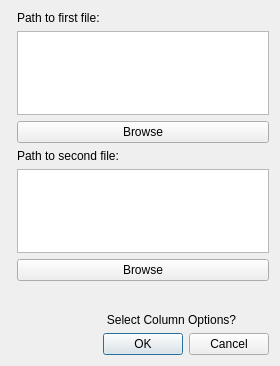
<?xml version="1.0" encoding="UTF-8"?>
<ui version="4.0">
 <class>Dialog</class>
 <widget class="QDialog" name="Dialog">
  <property name="geometry">
   <rect>
    <x>0</x>
    <y>0</y>
    <width>280</width>
    <height>366</height>
   </rect>
  </property>
  <property name="windowTitle">
   <string>Dialog</string>
  </property>
  <layout class="QFormLayout" name="formLayout">
   <item row="2" column="1">
    <widget class="QLabel" name="label">
     <property name="text">
      <string>Path to first file:</string>
     </property>
    </widget>
   </item>
   <item row="3" column="1">
    <widget class="QPlainTextEdit" name="plainTextEdit"/>
   </item>
   <item row="4" column="1">
    <widget class="QPushButton" name="pushButton">
     <property name="text">
      <string>Browse</string>
     </property>
    </widget>
   </item>
   <item row="5" column="1">
    <widget class="QLabel" name="label_2">
     <property name="text">
      <string>Path to second file:</string>
     </property>
    </widget>
   </item>
   <item row="6" column="1">
    <widget class="QPlainTextEdit" name="plainTextEdit_2"/>
   </item>
   <item row="7" column="1">
    <widget class="QPushButton" name="pushButton_2">
     <property name="text">
      <string>Browse</string>
     </property>
    </widget>
   </item>
   <item row="8" column="1">
    <spacer name="horizontalSpacer">
     <property name="orientation">
      <enum>Qt::Horizontal</enum>
     </property>
     <property name="sizeHint" stdset="0">
      <size>
       <width>40</width>
       <height>20</height>
      </size>
     </property>
    </spacer>
   </item>
   <item row="10" column="1">
    <widget class="QDialogButtonBox" name="buttonBox">
     <property name="standardButtons">
      <set>QDialogButtonBox::Cancel|QDialogButtonBox::Ok</set>
     </property>
    </widget>
   </item>
   <item row="9" column="1">
    <widget class="QLabel" name="label_3">
     <property name="text">
      <string>                           Select Column Options?</string>
     </property>
    </widget>
   </item>
  </layout>
 </widget>
 <resources/>
 <connections/>
</ui>
